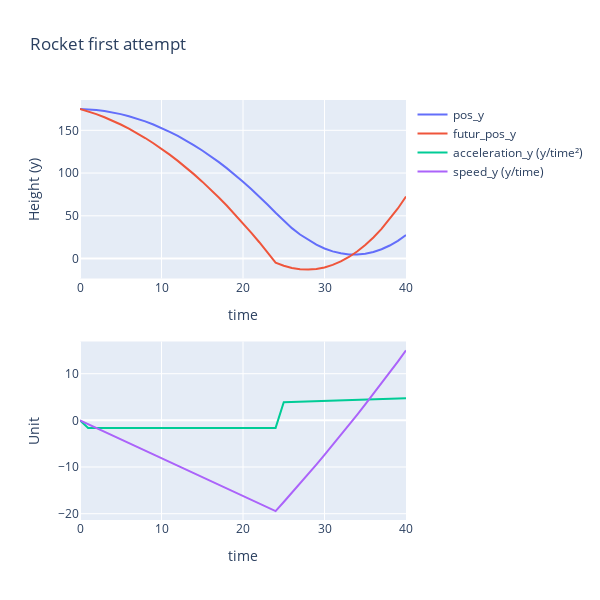

The code cell stored with this chart in its notebook:
### Code cell
fig = make_subplots(rows=2, cols=1)
fig1 = px.line(df_traj.set_index('iter')[['pos_y', 'futur_pos_y']] )
fig2 = px.line(df_traj.set_index('iter')[['acceleration_y', 'speed_y']].rename(
    columns = {'acceleration_y' : 'acceleration_y (y/time²)',
               'speed_y': 'speed_y (y/time)'
               }))

for d in fig1.data:
    fig.add_trace((go.Scatter(x=d['x'], y=d['y'],  name = d['name'])), row=1, col=1)

for d in fig2.data:
    fig.add_trace((go.Scatter(x=d['x'], y=d['y'],  name = d['name'])), row=2, col=1)

# Update xaxis properties
for i in range(32):
    fig.update_xaxes(title_text="time", row=i+1, col=1)
fig.update_yaxes(title_text="Height (y)", row=1, col=1)
fig.update_yaxes(title_text="Unit", row=2, col=1)


fig.update_layout(height=600, width=600, title_text="Rocket first attempt")
fig.show()

### Figure 1 — Plotly figure (JSON) as saved in the notebook; plotly's stock layout.template omitted (floating-point values rounded to 4 significant figures)
{"data": [{"name": "pos_y", "type": "scatter", "x": [0, 1, 2, 3, 4, 5, 6, 7, 8, 9, 10, 11, 12, 13, 14, 15, 16, 17, 18, 19, 20, 21, 22, 23, 24, 25, 26, 27, 28, 29, 30, 31, 32, 33, 34, 35, 36, 37, 38, 39, 40], "xaxis": "x", "y": [175, 174.6, 173.8, 172.6, 170.9, 168.9, 166.5, 163.7, 160.4, 156.8, 152.7, 148.3, 143.4, 138.1, 132.5, 126.4, 119.9, 113.0, 105.7, 98.05, 89.95, 81.44, 72.53, 63.22, 53.5, 44.06, 35.6, 28.13, 21.67, 16.22, 11.8, 8.428, 6.113, 4.87, 4.715, 5.662, 7.728, 10.93, 15.27, 20.79, 27.49], "yaxis": "y"}, {"name": "futur_pos_y", "type": "scatter", "x": [0, 1, 2, 3, 4, 5, 6, 7, 8, 9, 10, 11, 12, 13, 14, 15, 16, 17, 18, 19, 20, 21, 22, 23, 24, 25, 26, 27, 28, 29, 30, 31, 32, 33, 34, 35, 36, 37, 38, 39, 40], "xaxis": "x", "y": [175, 172.2, 168.9, 165.3, 161.2, 156.8, 151.9, 146.6, 141.0, 134.9, 128.4, 121.5, 114.2, 106.6, 98.45, 89.95, 81.04, 71.72, 62.0, 51.88, 41.35, 30.41, 19.07, 7.33, -4.82, -8.43, -10.99, -12.47, -12.88, -12.19, -10.38, -7.447, -3.369, 1.87, 8.284, 15.89, 24.71, 34.76, 46.05, 58.61, 72.45], "yaxis": "y"}, {"name": "acceleration_y (y/time²)", "type": "scatter", "x": [0, 1, 2, 3, 4, 5, 6, 7, 8, 9, 10, 11, 12, 13, 14, 15, 16, 17, 18, 19, 20, 21, 22, 23, 24, 25, 26, 27, 28, 29, 30, 31, 32, 33, 34, 35, 36, 37, 38, 39, 40], "xaxis": "x2", "y": [0, -1.62, -1.62, -1.62, -1.62, -1.62, -1.62, -1.62, -1.62, -1.62, -1.62, -1.62, -1.62, -1.62, -1.62, -1.62, -1.62, -1.62, -1.62, -1.62, -1.62, -1.62, -1.62, -1.62, -1.62, 3.885, 3.936, 3.987, 4.04, 4.094, 4.149, 4.205, 4.262, 4.321, 4.38, 4.441, 4.502, 4.566, 4.63, 4.696, 4.763], "yaxis": "y2"}, {"name": "speed_y (y/time)", "type": "scatter", "x": [0, 1, 2, 3, 4, 5, 6, 7, 8, 9, 10, 11, 12, 13, 14, 15, 16, 17, 18, 19, 20, 21, 22, 23, 24, 25, 26, 27, 28, 29, 30, 31, 32, 33, 34, 35, 36, 37, 38, 39, 40], "xaxis": "x2", "y": [0, -0.81, -1.62, -2.43, -3.24, -4.05, -4.86, -5.67, -6.48, -7.29, -8.1, -8.91, -9.72, -10.53, -11.34, -12.15, -12.96, -13.77, -14.58, -15.39, -16.2, -17.01, -17.82, -18.63, -19.44, -17.5, -15.53, -13.54, -11.52, -9.469, -7.394, -5.292, -3.16, -1.0, 1.19, 3.41, 5.661, 7.944, 10.26, 12.61, 14.99], "yaxis": "y2"}], "layout": {"height": 600, "title": {"text": "Rocket first attempt"}, "width": 600, "xaxis": {"anchor": "y", "domain": [0, 1], "title": {"text": "time"}}, "xaxis2": {"anchor": "y2", "domain": [0, 1], "title": {"text": "time"}}, "yaxis": {"anchor": "x", "domain": [0.575, 1], "title": {"text": "Height (y)"}}, "yaxis2": {"anchor": "x2", "domain": [0, 0.425], "title": {"text": "Unit"}}}}
